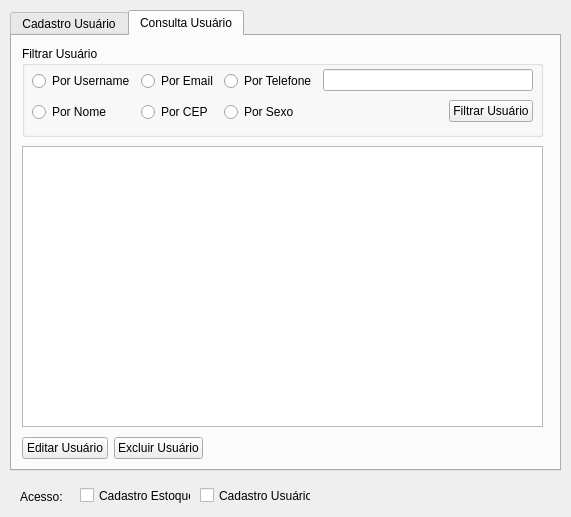
<?xml version="1.0" encoding="UTF-8"?>
<ui version="4.0">
 <class>cadastro_usuarios</class>
 <widget class="QDialog" name="cadastro_usuarios">
  <property name="geometry">
   <rect>
    <x>0</x>
    <y>0</y>
    <width>571</width>
    <height>517</height>
   </rect>
  </property>
  <property name="windowTitle">
   <string>Dialog</string>
  </property>
  <widget class="QTabWidget" name="tabWidget_cadastro_usuario">
   <property name="geometry">
    <rect>
     <x>10</x>
     <y>10</y>
     <width>551</width>
     <height>461</height>
    </rect>
   </property>
   <property name="currentIndex">
    <number>1</number>
   </property>
   <widget class="QWidget" name="tab">
    <attribute name="title">
     <string>Cadastro Usuário</string>
    </attribute>
    <widget class="QWidget" name="layoutWidget">
     <property name="geometry">
      <rect>
       <x>10</x>
       <y>10</y>
       <width>511</width>
       <height>384</height>
      </rect>
     </property>
     <layout class="QVBoxLayout" name="verticalLayout_16">
      <item>
       <layout class="QHBoxLayout" name="horizontalLayout">
        <item>
         <layout class="QVBoxLayout" name="verticalLayout_14">
          <item>
           <layout class="QVBoxLayout" name="verticalLayout">
            <item>
             <widget class="QLabel" name="label">
              <property name="text">
               <string>Nome Completo</string>
              </property>
             </widget>
            </item>
            <item>
             <widget class="QLineEdit" name="txt_cad_usu_nome"/>
            </item>
           </layout>
          </item>
          <item>
           <layout class="QVBoxLayout" name="verticalLayout_2">
            <item>
             <widget class="QLabel" name="label_3">
              <property name="text">
               <string>Username</string>
              </property>
             </widget>
            </item>
            <item>
             <widget class="QLineEdit" name="txt_cad_usu_username"/>
            </item>
           </layout>
          </item>
          <item>
           <layout class="QVBoxLayout" name="verticalLayout_3">
            <item>
             <widget class="QLabel" name="label_6">
              <property name="text">
               <string>Senha</string>
              </property>
             </widget>
            </item>
            <item>
             <widget class="QLineEdit" name="txt_cad_usu_senha"/>
            </item>
           </layout>
          </item>
          <item>
           <layout class="QVBoxLayout" name="verticalLayout_5">
            <item>
             <layout class="QVBoxLayout" name="verticalLayout_11">
              <item>
               <widget class="QLabel" name="label_10">
                <property name="text">
                 <string>CEP</string>
                </property>
               </widget>
              </item>
              <item>
               <widget class="QLineEdit" name="txt_cad_usu_cep">
                <property name="text">
                 <string/>
                </property>
               </widget>
              </item>
             </layout>
            </item>
            <item>
             <widget class="QLabel" name="label_2">
              <property name="text">
               <string>Endereço</string>
              </property>
             </widget>
            </item>
            <item>
             <widget class="QLineEdit" name="txt_cad_usu_endereco"/>
            </item>
           </layout>
          </item>
          <item>
           <layout class="QVBoxLayout" name="verticalLayout_6">
            <item>
             <widget class="QLabel" name="label_4">
              <property name="text">
               <string>Telefone</string>
              </property>
             </widget>
            </item>
            <item>
             <widget class="QLineEdit" name="txt_cad_usu_fone"/>
            </item>
           </layout>
          </item>
         </layout>
        </item>
        <item>
         <layout class="QVBoxLayout" name="verticalLayout_15">
          <item>
           <layout class="QVBoxLayout" name="verticalLayout_4">
            <item>
             <widget class="QLabel" name="label_5">
              <property name="text">
               <string>Tipo usuário</string>
              </property>
             </widget>
            </item>
            <item>
             <widget class="QComboBox" name="cb_cad_usu_tipo_usuario"/>
            </item>
           </layout>
          </item>
          <item>
           <layout class="QVBoxLayout" name="verticalLayout_13">
            <item>
             <widget class="QLabel" name="label_11">
              <property name="text">
               <string>Sexo</string>
              </property>
             </widget>
            </item>
            <item>
             <widget class="QComboBox" name="cb_cad_usu_sexo"/>
            </item>
           </layout>
          </item>
          <item>
           <layout class="QVBoxLayout" name="verticalLayout_7">
            <item>
             <widget class="QLabel" name="label_7">
              <property name="text">
               <string>Email</string>
              </property>
             </widget>
            </item>
            <item>
             <widget class="QLineEdit" name="txt_cad_usu_email">
              <property name="text">
               <string/>
              </property>
             </widget>
            </item>
           </layout>
          </item>
          <item>
           <layout class="QVBoxLayout" name="verticalLayout_8">
            <item>
             <widget class="QLabel" name="label_12">
              <property name="text">
               <string>Email Alternativo</string>
              </property>
             </widget>
            </item>
            <item>
             <widget class="QLineEdit" name="txt_cad_usu_email_alt">
              <property name="text">
               <string/>
              </property>
             </widget>
            </item>
           </layout>
          </item>
          <item>
           <layout class="QVBoxLayout" name="verticalLayout_10">
            <item>
             <widget class="QLabel" name="label_9">
              <property name="text">
               <string>Data de Nascimento</string>
              </property>
             </widget>
            </item>
            <item>
             <widget class="QLineEdit" name="txt_cad_usu_data_nasc">
              <property name="text">
               <string/>
              </property>
             </widget>
            </item>
           </layout>
          </item>
          <item>
           <layout class="QVBoxLayout" name="verticalLayout_9">
            <item>
             <widget class="QLabel" name="label_8">
              <property name="text">
               <string>Pais</string>
              </property>
             </widget>
            </item>
            <item>
             <widget class="QLineEdit" name="txt_cad_usu_pais">
              <property name="text">
               <string/>
              </property>
             </widget>
            </item>
           </layout>
          </item>
         </layout>
        </item>
       </layout>
      </item>
      <item>
       <spacer name="verticalSpacer">
        <property name="orientation">
         <enum>Qt::Vertical</enum>
        </property>
        <property name="sizeHint" stdset="0">
         <size>
          <width>20</width>
          <height>40</height>
         </size>
        </property>
       </spacer>
      </item>
      <item>
       <layout class="QHBoxLayout" name="horizontalLayout_2">
        <item>
         <spacer name="horizontalSpacer">
          <property name="orientation">
           <enum>Qt::Horizontal</enum>
          </property>
          <property name="sizeType">
           <enum>QSizePolicy::Fixed</enum>
          </property>
          <property name="sizeHint" stdset="0">
           <size>
            <width>380</width>
            <height>20</height>
           </size>
          </property>
         </spacer>
        </item>
        <item>
         <layout class="QVBoxLayout" name="verticalLayout_12">
          <item>
           <widget class="QLabel" name="label_13">
            <property name="text">
             <string>Data de Cadastro</string>
            </property>
           </widget>
          </item>
          <item>
           <widget class="QLineEdit" name="txt_cad_usu_data_cadastro">
            <property name="text">
             <string/>
            </property>
           </widget>
          </item>
         </layout>
        </item>
       </layout>
      </item>
     </layout>
    </widget>
    <widget class="QWidget" name="layoutWidget_2">
     <property name="geometry">
      <rect>
       <x>10</x>
       <y>400</y>
       <width>511</width>
       <height>31</height>
      </rect>
     </property>
     <layout class="QHBoxLayout" name="horizontalLayout_7">
      <item>
       <widget class="QPushButton" name="btn_cadastro_usuario">
        <property name="text">
         <string>Cadastrar Usuário</string>
        </property>
       </widget>
      </item>
      <item>
       <spacer name="horizontalSpacer_3">
        <property name="orientation">
         <enum>Qt::Horizontal</enum>
        </property>
        <property name="sizeHint" stdset="0">
         <size>
          <width>40</width>
          <height>20</height>
         </size>
        </property>
       </spacer>
      </item>
      <item>
       <widget class="QPushButton" name="btn_cancelar">
        <property name="text">
         <string>Cancelar (Limpar Tela)</string>
        </property>
       </widget>
      </item>
     </layout>
    </widget>
   </widget>
   <widget class="QWidget" name="tab_2">
    <attribute name="title">
     <string>Consulta Usuário</string>
    </attribute>
    <widget class="QTableWidget" name="tableWidget_consulta_usuario">
     <property name="geometry">
      <rect>
       <x>10</x>
       <y>110</y>
       <width>521</width>
       <height>281</height>
      </rect>
     </property>
    </widget>
    <widget class="QGroupBox" name="groupBox">
     <property name="geometry">
      <rect>
       <x>10</x>
       <y>10</y>
       <width>521</width>
       <height>91</height>
      </rect>
     </property>
     <property name="title">
      <string>Filtrar Usuário</string>
     </property>
     <widget class="QWidget" name="layoutWidget_3">
      <property name="geometry">
       <rect>
        <x>10</x>
        <y>20</y>
        <width>501</width>
        <height>61</height>
       </rect>
      </property>
      <layout class="QHBoxLayout" name="horizontalLayout_5">
       <item>
        <layout class="QHBoxLayout" name="horizontalLayout_3">
         <item>
          <layout class="QVBoxLayout" name="verticalLayout_19">
           <item>
            <widget class="QRadioButton" name="rb_filtrar_username">
             <property name="text">
              <string>Por Username</string>
             </property>
            </widget>
           </item>
           <item>
            <widget class="QRadioButton" name="rb_filtrar_nome">
             <property name="text">
              <string>Por Nome</string>
             </property>
            </widget>
           </item>
          </layout>
         </item>
         <item>
          <layout class="QVBoxLayout" name="verticalLayout_18">
           <item>
            <widget class="QRadioButton" name="rb_filtrar_email">
             <property name="text">
              <string>Por Email</string>
             </property>
            </widget>
           </item>
           <item>
            <widget class="QRadioButton" name="rb_filtrar_cep">
             <property name="text">
              <string>Por CEP</string>
             </property>
            </widget>
           </item>
          </layout>
         </item>
         <item>
          <layout class="QVBoxLayout" name="verticalLayout_17">
           <item>
            <widget class="QRadioButton" name="rb_filtrar_fone">
             <property name="text">
              <string>Por Telefone</string>
             </property>
            </widget>
           </item>
           <item>
            <widget class="QRadioButton" name="rb_filtrar_sexo">
             <property name="text">
              <string>Por Sexo</string>
             </property>
            </widget>
           </item>
          </layout>
         </item>
        </layout>
       </item>
       <item>
        <layout class="QVBoxLayout" name="verticalLayout_20">
         <item>
          <widget class="QLineEdit" name="txt_filtrar_usuario"/>
         </item>
         <item>
          <layout class="QHBoxLayout" name="horizontalLayout_4">
           <item>
            <spacer name="horizontalSpacer_2">
             <property name="orientation">
              <enum>Qt::Horizontal</enum>
             </property>
             <property name="sizeHint" stdset="0">
              <size>
               <width>40</width>
               <height>20</height>
              </size>
             </property>
            </spacer>
           </item>
           <item>
            <widget class="QPushButton" name="btn_filtrar_usuario">
             <property name="text">
              <string>Filtrar Usuário</string>
             </property>
            </widget>
           </item>
          </layout>
         </item>
        </layout>
       </item>
      </layout>
     </widget>
    </widget>
    <widget class="QWidget" name="layoutWidget_4">
     <property name="geometry">
      <rect>
       <x>10</x>
       <y>400</y>
       <width>181</width>
       <height>25</height>
      </rect>
     </property>
     <layout class="QHBoxLayout" name="horizontalLayout_6">
      <item>
       <widget class="QPushButton" name="btn_editar_usuario">
        <property name="text">
         <string>Editar Usuário</string>
        </property>
       </widget>
      </item>
      <item>
       <widget class="QPushButton" name="btn_excluir_usuario">
        <property name="text">
         <string>Excluir Usuário</string>
        </property>
       </widget>
      </item>
     </layout>
    </widget>
   </widget>
  </widget>
  <widget class="QCheckBox" name="cb_cad_estoque">
   <property name="geometry">
    <rect>
     <x>80</x>
     <y>480</y>
     <width>111</width>
     <height>31</height>
    </rect>
   </property>
   <property name="text">
    <string>Cadastro Estoque</string>
   </property>
  </widget>
  <widget class="QLabel" name="label_14">
   <property name="geometry">
    <rect>
     <x>20</x>
     <y>490</y>
     <width>47</width>
     <height>13</height>
    </rect>
   </property>
   <property name="text">
    <string>Acesso:</string>
   </property>
  </widget>
  <widget class="QCheckBox" name="cb_cad_usuario">
   <property name="geometry">
    <rect>
     <x>200</x>
     <y>480</y>
     <width>111</width>
     <height>31</height>
    </rect>
   </property>
   <property name="text">
    <string>Cadastro Usuários</string>
   </property>
  </widget>
 </widget>
 <resources/>
 <connections/>
</ui>
